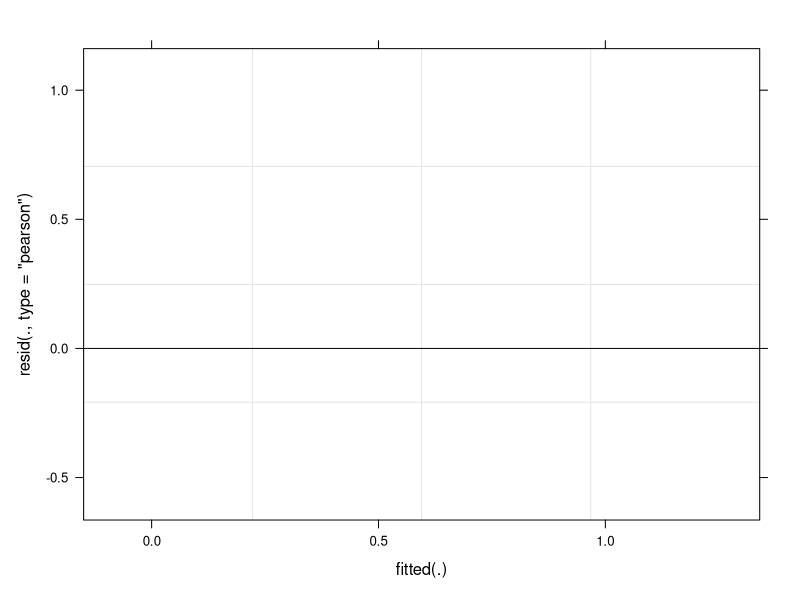
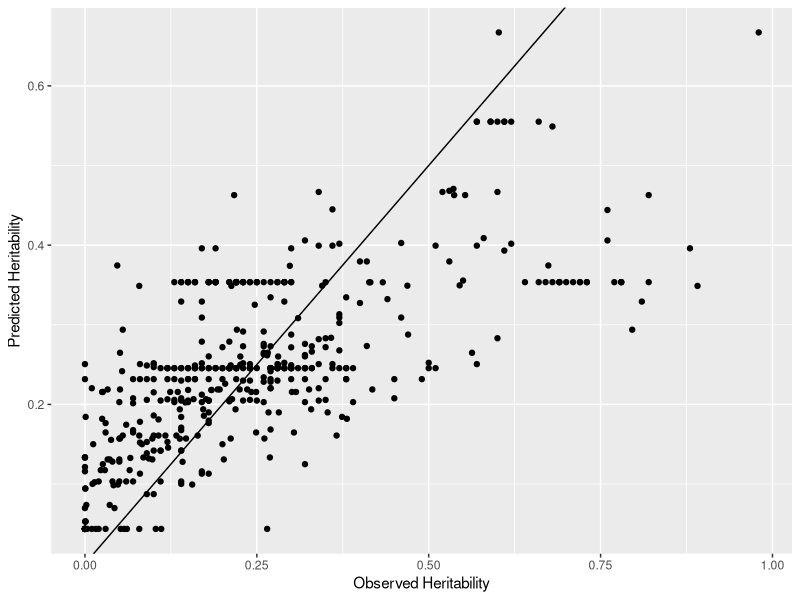
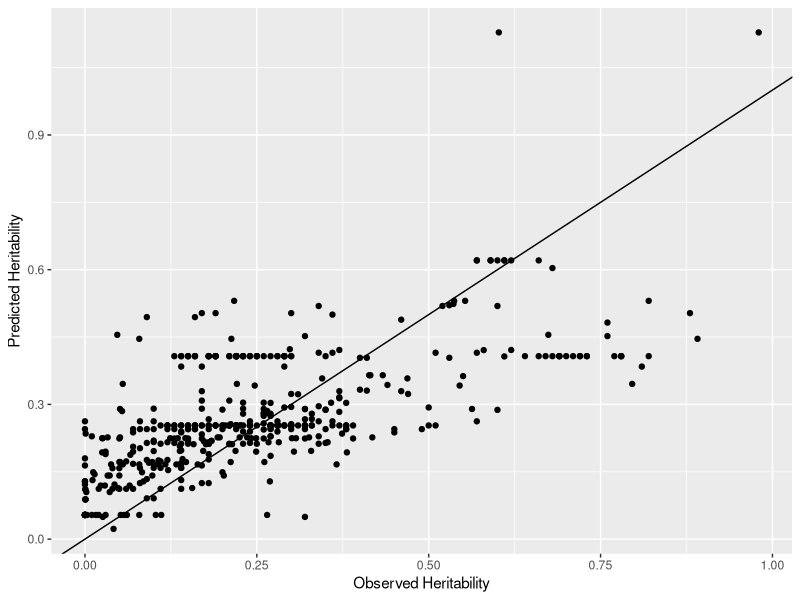

Source code (R) for these figures, in order: (Note: this script raises an error after producing the figures.)

getwd()
data<-read.csv("Data/Compiled2.csv")

library(ape)
library(dplyr)
library(lme4)
library(phytools)
library(ggplot2)
library(effects)
library(lmtest)

data

head(data)
str(data)

Mod1<- lmer(Heritability ~ Vert + Thermy + D.W + L.F + Behavior + (1 | Study.ID), data = data) 
summary(Mod1)

# Code fits a mixed effects model with a fixed effect for each of the variables Vert, Thermy, D.W., L.F., and Behavior, and a random intercept for each Study.ID. 
#The response variable is Heritability. The lmer() function estimates the coefficients of the fixed and random effects, as well as the residual variance. 
#The summary() function provides the estimated coefficients and their standard errors, as well as the t-value and p-value for each coefficient. 
#Additionally, the summary includes information about the estimated variance components and the residual standard deviation.


Mod2<- lmer(Heritability~Behavior + (1 | Study.ID), data=data)

# Mod 2 tests the relationship between Heritability and Behavior while accounting for the clustering of the data by Study.ID

Mod3<- lmer(Zr~Behavior + (1 | Study.ID), data=data)
summary(Mod3)

#Model looking at the effect of different behavior on the transformed value of heritability. From the summary none are statistically signficant
# However "Social" Behavior had the lowest t-value (0.023)


# Not able to run model with Behavior as Response variable because it is not numeric

Mod4<- lmer(Zr~Behavior + Phylum*Class + (1 | Study.ID), data=data)
summary(Mod4)

#Model looking at transformed heritability and behavior with phylum as a fixed effect and study ID as random effect.

# Study ID needs to be kept as a random effect because this was a meta analysis and different studies were used. 

Mod5<- lmer(Zr~Behavior + Class*Family + (1 | Study.ID), data=data)
summary(Mod5)

# Test fitted Model for (Near) Singularity - > variances of one or more linear combinations of effects are zero.


Mod6 <-lmer(Zr ~ Behavior + Genus + (1 | Study.ID), data=data)
summary(Mod6)

Mod7 <-lmer(Zr ~ Behavior + Family + (1 | Study.ID), data=data)
Mod8 <-lmer(Zr ~ Behavior + Class + (1 | Study.ID), data=data)
Mod9 <-lmer(Zr ~ Behavior + Order + (1 | Study.ID), data=data)
Mod10 <-lmer(Zr ~ Behavior + species.epithet + (1 | Study.ID), data=data)

summary(Mod10)

#Models with phylogenetic information as random variables
Mod11=lmer(Zr~Behavior + (1 | Study.ID)+(1 | Family)+(1 | Genus)+(1 | Phylum)+(1 | Class)+(1 | Order), data=data)
Mod12=lmer(Zr~Behavior +species.epithet +(1 | Study.ID)+(1 | Family)+(1 | Genus)+(1 | Phylum)+(1 | Class)+(1 | Order), data=data)

#Likelihood ratio testing
lrtest(Mod9, Mod10)

#Likelyhood ratio test for all models
lrtest(Mod3, Mod4, Mod5, Mod6, Mod7, Mod8, Mod9, Mod10, Mod11, Mod12)
#According to this LRT 

# AIC Testing
AIC(Mod3) #Lowest AIC value
AIC(Mod4)
AIC(Mod5)
AIC(Mod6)
AIC(Mod7)
AIC(Mod8)
AIC(Mod9)
AIC(Mod10)
AIC(Mod11)
AIC(Mod12)

AIC(Mod10) - AIC(Mod9)

exp(0.5*AIC(Mod9)-0.5*AIC(Mod10))


# rough visualization of data and models 
plot(Mod6, type="residuals")

ggplot(data, aes(x = Heritability, y = predict(Mod1))) +
  geom_point() +
  geom_abline(intercept = 0, slope = 1) +
  xlab("Observed Heritability") +
  ylab("Predicted Heritability")

ggplot(data, aes(x = Heritability, y = predict(Mod3))) +
  geom_point() +
  geom_abline(intercept = 0, slope = 1) +
  xlab("Observed Heritability") +
  ylab("Predicted Heritability")

# Model not fitting the data

#. Trying a marginal effects model
plot(effect("Behavior", Mod6))
plot(effect("Behavior", Mod3))

# Looking at phylogenetic tree
Tree<-read.newick("Data/Dochter_etal(TREE).txt")
